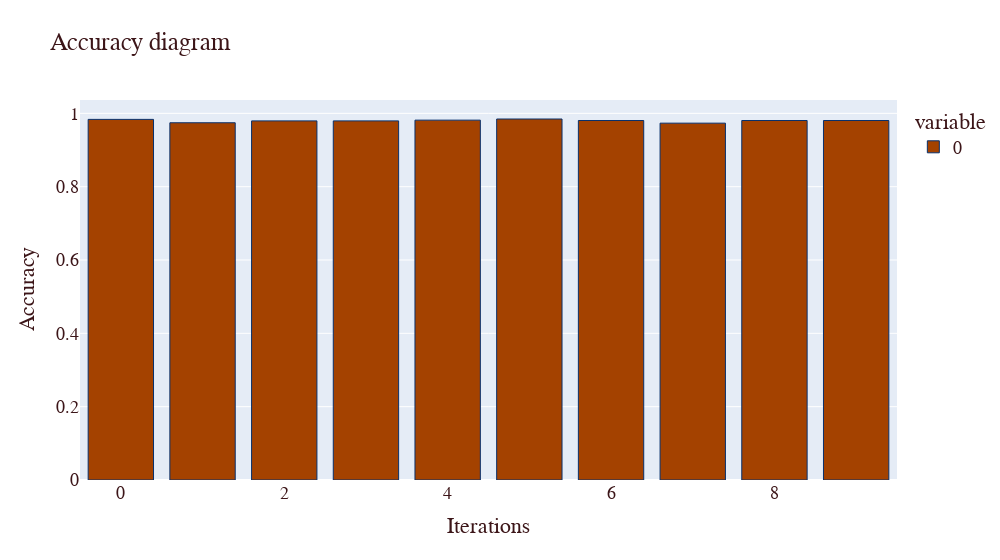
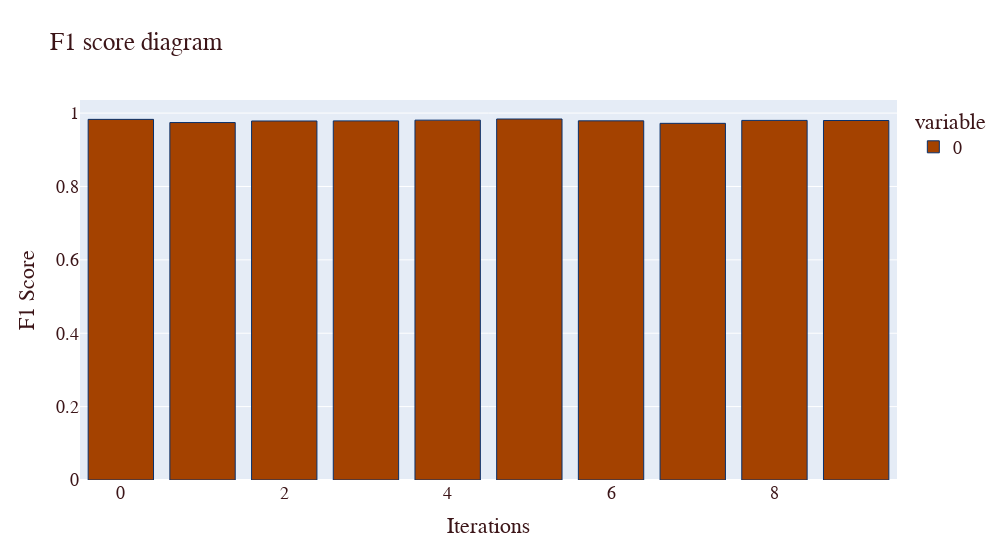

Notebook source saved alongside these figures, in order:
### Markdown cell above
## <span style="color:#69140e">kNN</span>

### Code cell
model = KNeighborsClassifier()
modelStr = 'kNN'
acc_score = []
f1_scores = []
k = 10
kf = KFold(n_splits=k, random_state=None)

for train_index , test_index in kf.split(Xtrain):
    X_train , X_test = X.iloc[train_index],X.iloc[test_index]
    y_train , y_test = y[train_index] , y[test_index]
     
    model.fit(X_train, y_train)
    pred_values = model.predict(X_test)
    
    accuracy = model.score(X_test, y_test)
    acc_score.append(accuracy)

    f1Score = f1_score(y_test, model.predict(X_test), average='macro')
    f1_scores.append(f1Score)
     
avg_acc_score = sum(acc_score)/k
avg_f1_score = sum(f1_scores)/k

if not (modelStr in metrics['Classifier'].unique()):
    metrics.loc[len(metrics)] = [modelStr, avg_acc_score, avg_f1_score]
else:
    index = metrics[metrics['Classifier']==modelStr].index.to_list()[0] 
    metrics.loc[index] = [modelStr, avg_acc_score, avg_f1_score]

figAccScores = px.bar(acc_score, title='Accuracy',width=1000)
figAccScores.update_layout(
    title="Accuracy diagram",
    xaxis_title="Iterations",
    yaxis_title="Accuracy",
    font=dict(
    family="Verdana, monospace",
    size=18,
    color="#3c1518")   
)
figAccScores.update_traces(marker_color='#a44200', marker_line_color='rgb(8,48,107)',
                  marker_line_width=1.0)
figF1Scores = px.bar(f1_scores, title='F1 Scores',width=1000)
figF1Scores.update_layout(
    title="F1 score diagram",
    xaxis_title="Iterations",
    yaxis_title="F1 Score",
    font=dict(
    family="Verdana, monospace",
    size=18,
    color="#3c1518")   
)
figF1Scores.update_traces(marker_color='#a44200', marker_line_color='rgb(8,48,107)',
                  marker_line_width=1.0)
figAccScores.show()
figF1Scores.show()

### Figure 1 — Plotly figure (JSON) as saved in the notebook; plotly's stock layout.template omitted (floating-point values rounded to 4 significant figures)
{"data": [{"alignmentgroup": "True", "hovertemplate": "variable=0<br>index=%{x}<br>value=%{y}<extra></extra>", "legendgroup": "0", "marker": {"color": "#a44200", "line": {"color": "rgb(8,48,107)", "width": 1}, "pattern": {"shape": ""}}, "name": "0", "offsetgroup": "0", "orientation": "v", "showlegend": true, "textposition": "auto", "type": "bar", "x": [0, 1, 2, 3, 4, 5, 6, 7, 8, 9], "xaxis": "x", "y": [0.9836, 0.9743, 0.9795, 0.9795, 0.9815, 0.9846, 0.9805, 0.9733, 0.9805, 0.9805], "yaxis": "y"}], "layout": {"barmode": "relative", "font": {"color": "#3c1518", "family": "Verdana, monospace", "size": 18}, "legend": {"title": {"text": "variable"}, "tracegroupgap": 0}, "title": {"text": "Accuracy diagram"}, "width": 1000, "xaxis": {"anchor": "y", "domain": [0, 1], "title": {"text": "Iterations"}}, "yaxis": {"anchor": "x", "domain": [0, 1], "title": {"text": "Accuracy"}}}}

### Figure 2 — Plotly figure (JSON) as saved in the notebook; plotly's stock layout.template omitted (floating-point values rounded to 4 significant figures)
{"data": [{"alignmentgroup": "True", "hovertemplate": "variable=0<br>index=%{x}<br>value=%{y}<extra></extra>", "legendgroup": "0", "marker": {"color": "#a44200", "line": {"color": "rgb(8,48,107)", "width": 1}, "pattern": {"shape": ""}}, "name": "0", "offsetgroup": "0", "orientation": "v", "showlegend": true, "textposition": "auto", "type": "bar", "x": [0, 1, 2, 3, 4, 5, 6, 7, 8, 9], "xaxis": "x", "y": [0.9829, 0.9742, 0.9785, 0.9787, 0.9808, 0.9839, 0.9789, 0.9721, 0.9801, 0.9798], "yaxis": "y"}], "layout": {"barmode": "relative", "font": {"color": "#3c1518", "family": "Verdana, monospace", "size": 18}, "legend": {"title": {"text": "variable"}, "tracegroupgap": 0}, "title": {"text": "F1 score diagram"}, "width": 1000, "xaxis": {"anchor": "y", "domain": [0, 1], "title": {"text": "Iterations"}}, "yaxis": {"anchor": "x", "domain": [0, 1], "title": {"text": "F1 Score"}}}}
